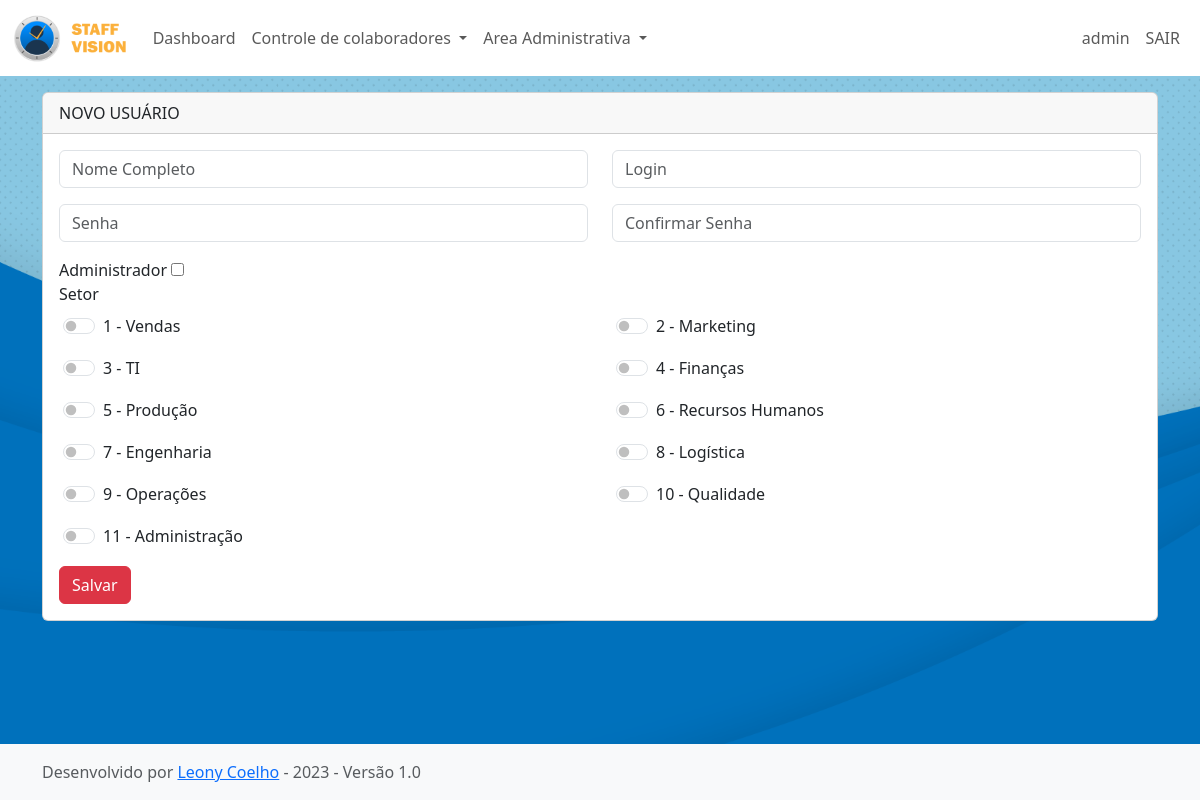
Page /users/new_user/ (signed in) on the committed database.
### app_staff_vision/models.py (models this page shows, shortened)
class CustomUser(models.Model):
    user = models.OneToOneField(User, null=True, on_delete=models.CASCADE)
    name = models.CharField(max_length=100, null=True)
    sector = models.ManyToManyField(Sector)
    preset = models.ManyToManyField(Dashboard_Presets)

class Global_Settings(models.Model):
    establishment_title = models.CharField(max_length=50, default='Estabelecimento')
    sector_title = models.CharField(max_length=50, default='Setor')
    subSector_title = models.CharField(max_length=50, default='Subsetor')
    shift_title = models.CharField(max_length=50, default='Turno')
    position_title = models.CharField(max_length=50, default='Cargo')
    status_title = models.CharField(max_length=50, default='Status')
    theme = models.ManyToManyField(Theme)
    logo_image =  models.ImageField(upload_to='logos/uploaded_logo', null=True)
    bg_image =  models.ImageField(upload_to='bgs/uploaded_bgs', null=True)
    institution_name = models.CharField(max_length=60, default='Sua Empresa')

class Sector(models.Model):
    sector_name = models.CharField(max_length=50)

### app_staff_vision/views.py (the view, shortened to what this page needs)
# urls.py: path('users/new_user/',views.new_user, name='new_user'),
@staff_member_required(login_url='/login/')
def new_user(request):
    globalsettings = Global_Settings.objects.all().latest('id')
    sectors_list = Sector.objects.all()
    context = {
        'globalsettings': globalsettings,
        'sectors_list': sectors_list,
    }
    return render(request, 'new_user.html', context)
    context = {
        'globalsettings':globalsettings,
        'sectors_list':sectors_list,
    }
    return render(request, 'new_user.html', context)

### app_staff_vision/templates/new_user.html (shortened to what this page needs)
{% extends 'base.html' %}
{% block conteudo %}
{% load static %}
<div class="container">
<div class="card custom-card mb-3">
    <div class="card-header d-flex justify-content-between align-items-center">
        Novo Usuário
    </div>
    <div class="card-body">
        <form class="from-group" action="{% url 'new_user' %}" method="POST">
            <div class="customForm">
                <div class="row">
                    <div class="col-6">
                        <input class="form-control mb-3" type="text" placeholder="Nome Completo" name="name" autofocus >
                    </div>
                    <div class="col-6">
                        <input class="form-control mb-3" type="text" placeholder="Login" name="username">
                    </div>
                </div>
                <div class="row">
                    <div class="col-6">
                        <input class="col-6 form-control mb-3" type="password" placeholder="Senha" name="password">
                    </div>
                    <div class="col-6">
                        <input class="col-6 form-control mb-3" type="password" placeholder="Confirmar Senha" name="confirm_password">
                    </div>
                </div>
                <div class="row">
                    <div class="col-6">
                        <label>Administrador</label>
                        <input type="checkbox" name="is_staff" value="1">
                    </div>
                    <div class="col-6"></div>
                </div>
                <div class="row">
                    <div class="col-12">
                        <label>{{ globalsettings.sector_title }}</label>
                        <ul class="list-group" id="preset-list">
                            <div class="row">
                                {% for sector in sectors_list %}
                                <li class="list-group-item col-6" style="border: 0px; background-color: transparent;">
                                    <div class="form-check form-switch d-flex justify-content-between align-items-center">
                                        <div>
                                            <input class="form-check-input" type="checkbox" role="switch" name="selected_items_sector" value="{{ sector.id }}"
                                                {% if sector in preset.preset_sectors.all %} checked {% endif %}>
                                            <label class="form-check-label">
                                                {{ sector.id }} - {{ sector.sector_name }}
                                            </label>
                                        </div>
                                    </div>
                                </li>
                                {% endfor %}
                            </div>
                        </ul>
                        <button type="submit" class="btn btn-danger mt-2">Salvar</button>
                    </div>
                </div>
            </div>
        </form>
    </div>
</div>
</div>
{% endblock %}

### app_staff_vision/templates/base.html (shortened to what this page needs)
{% load static %}
<!doctype html>
<html lang="en" class="h-100">
  <head>
    <link rel="stylesheet" type="text/css" href="{% static  globalsettings.theme.first.theme_url  %}"  />
    <link rel="stylesheet" type="text/css" href="{% static  'css/bootstrap.min.css'  %}"/>
    <link rel="stylesheet" type="text/css" href="{% static  'css/webfont.css'  %}"/>
    </head>
    {% if globalsettings.bg_image %}
    <body style="background-image: url('{{ globalsettings.bg_image.url }}'); background-size: cover; background-repeat: no-repeat;background-attachment: fixed;" class="d-flex flex-column h-100">
    {% else %}
    <body style="background-image: url('{% static 'img/bg.png' %}'); background-size: cover; background-repeat: no-repeat;background-attachment: fixed;" class="d-flex flex-column h-100">
    {% endif %}
        <nav class="navbar navbar-expand-lg customNavbar mb-3">
            <div class="container-fluid">
              <a class="navbar-brand" href="{% url 'dashboard' %}">
                {% if globalsettings.logo_image %}
                  <img src="{{ globalsettings.logo_image.url }}" alt="Logo" height="50px">
                  {% else %}
                  <img src="{% static 'img/logo.png' %}" alt="Logo" height="50px">
                {% endif %}
              </a>
              <div class="collapse navbar-collapse" id="navbarSupportedContent">
                <ul class="navbar-nav me-auto mb-2 mb-lg-0">
                  <li class="nav-item">
                    <a class="nav-link" aria-current="page" href="{% url 'dashboard' %}">Dashboard</a>
                  </li>
                  <li class="nav-item dropdown">
                    <a class="nav-link dropdown-toggle" href="#" id="workerDropdown" role="button" data-bs-toggle="dropdown" aria-expanded="false">
                      Controle de colaboradores
                    </a>
                  </li>
                  {% if request.user.is_staff %}
                  <li class="nav-item dropdown">
                    <a class="nav-link dropdown-toggle" href="#" id="admDropdown" role="button" data-bs-toggle="dropdown" aria-expanded="false">
                        Area Administrativa
                    </a>
                  </li>
                  {% endif %}
                </ul>
                <div class="d-flex">
                  <ul class="navbar-nav me-auto mb-2 mb-lg-0">
                    <li class="nav-item">
                        <a class="nav-link" href="#">{{user.customuser.name}}</a>
                      </li>
                      <li class="nav-item">
                        <a class="nav-link" href="{% url 'logout_view' %}">SAIR</a>
                      </li>
                    </ul>
                </div>
              </div>
            </div>
          </nav>
        {% block conteudo %}
        {% endblock %}
      </body>
      <footer class="footer mt-auto py-3 bg-light base-footer">
        <div class="container">
          <span class="text-muted">Desenvolvido por <a class="link-underline-opacity-0" href="https://github.com/LeonyCoelho">Leony Coelho</a> - 2023 - Versão 1.0</span>
        </div>
      </footer>
</html>

### app_staff_vision/static/css/default.css (style rules this page uses)
body { background-color: rgb(220, 227, 245); }
.customNavbar { color: rgba(0, 0, 0, 0.9); background-color: #fff !important; }
.nav-link { color: rgba(0, 0, 0, 0.9); }
.card-header { text-transform: uppercase; }
.list-group { border-radius: 0px; }

### rows in the picture
Global_Settings: sector_title "Setor"
Sector: id "1", sector_name "Vendas"
Sector: id "2", sector_name "Marketing"
Sector: id "3", sector_name "TI"
Sector: id "4", sector_name "Finanças"
Sector: id "5", sector_name "Produção"
Sector: id "6", sector_name "Recursos Humanos"
Sector: id "7", sector_name "Engenharia"
Sector: id "8", sector_name "Logística"
Sector: id "9", sector_name "Operações"
Sector: id "10", sector_name "Qualidade"
Sector: id "11", sector_name "Administração"

### other values in the picture
{{ user.customuser.name }} "admin"
